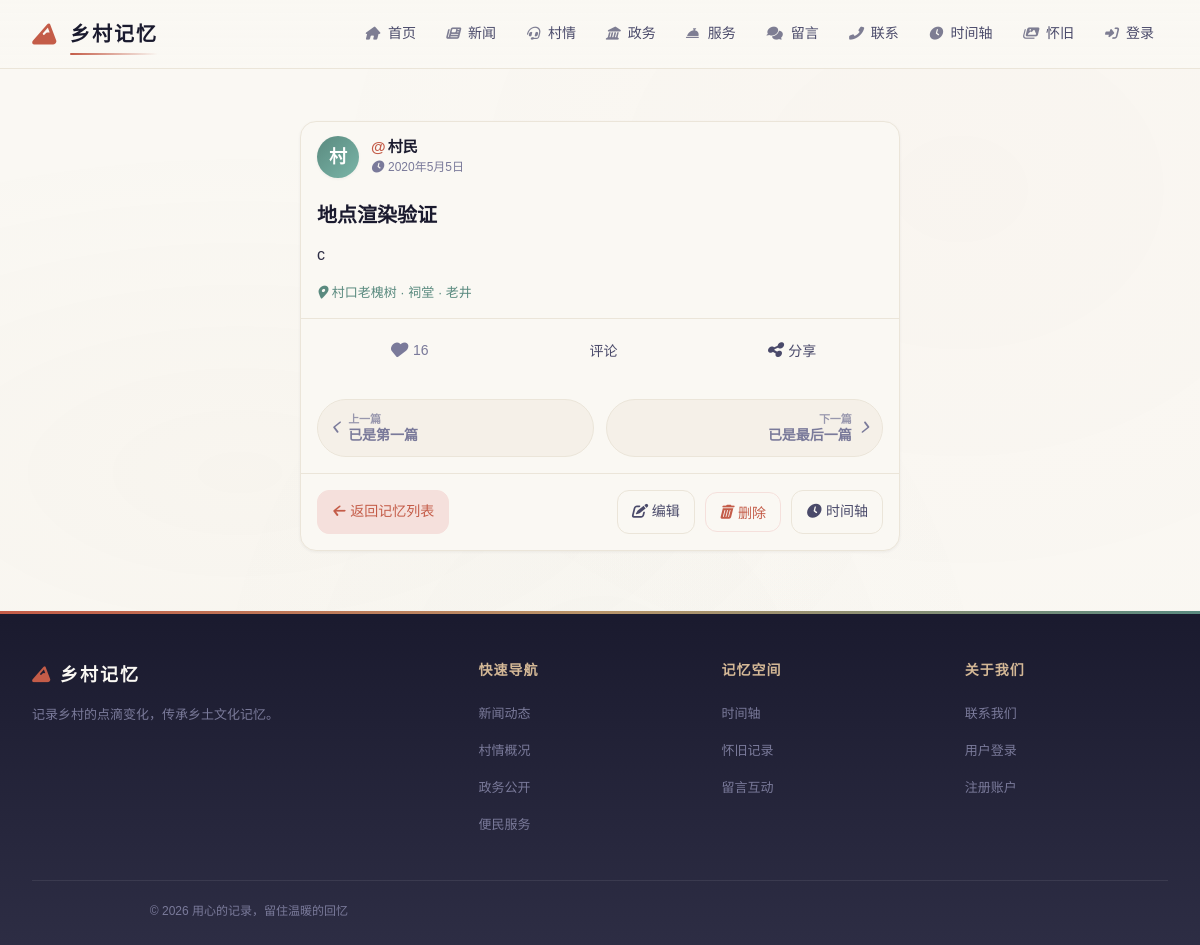
The page /memories/1 on the database as committed earlier.
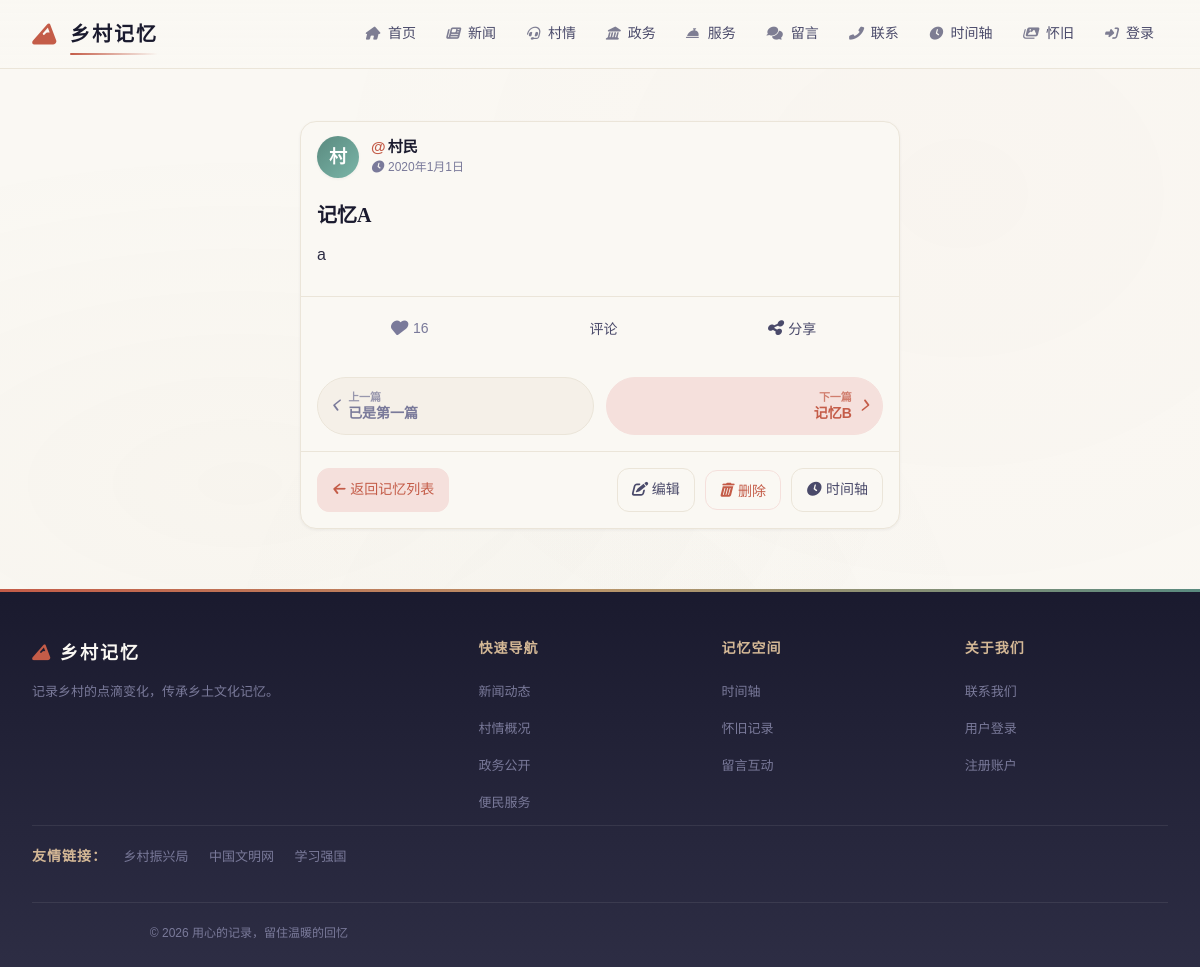
The same page on the database as committed later.
### models.py (models this page shows)
class Memory(db.Model):
    __tablename__ = "memories"
    id = db.Column(db.Integer, primary_key=True)
    title = db.Column(db.String(200), nullable=False)
    author_id = db.Column(db.Integer, db.ForeignKey("users.id"))
    content = db.Column(db.Text)
    reflection = db.Column(db.Text)
    memory_type = db.Column(db.String(20), default="text")
    date_recorded = db.Column(db.Date, default=lambda: datetime.utcnow().date())
    photo_urls = db.Column(db.Text, default="[]")
    video_urls = db.Column(db.Text, default="[]")
    audio_url = db.Column(db.String(500))
    audio_duration = db.Column(db.String(50))
    thumbnail = db.Column(db.String(500))
    people_involved = db.Column(db.Text, default="[]")
    locations = db.Column(db.Text, default="[]")
    tags = db.Column(db.Text, default="[]")
    is_public = db.Column(db.Boolean, default=True)
    create_time = db.Column(db.DateTime, default=datetime.utcnow)
    update_time = db.Column(
        db.DateTime, default=datetime.utcnow, onupdate=datetime.utcnow
    )
    def get_photos(self):
        return _json_list(self.photo_urls)
    def get_videos(self):
        return _json_list(self.video_urls)
    def get_tags(self):
        return _json_list(self.tags)
    def get_people(self):
        return _json_list(self.people_involved)
    def get_locations(self):
        return _json_list(self.locations)

class FriendLink(db.Model):
    __tablename__ = "friend_links"
    id = db.Column(db.Integer, primary_key=True)
    name = db.Column(db.String(100), nullable=False)  # 链接名称
    url = db.Column(db.String(255), default="")  # 跳转地址
    logo_url = db.Column(db.String(255), default="")  # 站点图标（可选）
    description = db.Column(db.Text, default="")  # 备注
    sort_order = db.Column(db.Integer, default=0)  # 排序
    is_active = db.Column(db.Boolean, default=True)  # 是否展示
    created_at = db.Column(db.DateTime, default=datetime.utcnow)

### routes/memories.py (the view)
@memories_bp.route("/memories/<int:mid>")
def memory_detail_page(mid):
    memory = Memory.query.get_or_404(mid)
    memory_data = {
        "id": memory.id,
        "title": memory.title,
        "content": memory.content,
        "date": str(memory.date_recorded) if memory.date_recorded else "",
        "type": memory.memory_type,
        "people": ", ".join(memory.get_people()) if memory.get_people() else "",
        "people_list": _resolve_people_list(
            memory.get_people(), {p.name: p.id for p in People.query.all()}
        ),
        "locations": memory.get_locations(),
        "feeling": memory.reflection,
        "photo_urls_list": memory.get_photos(),
        "video_urls_list": memory.get_videos(),
        "audio_url": memory.audio_url,
        "author": memory.author.username if memory.author else None,
        "tags": memory.get_tags(),
        "create_time": memory.create_time.isoformat() if memory.create_time else None,
    }
    prev_memory = Memory.query.filter(Memory.id < mid).order_by(
        Memory.id.desc()
    ).first()
    next_memory = Memory.query.filter(Memory.id > mid).order_by(
        Memory.id.asc()
    ).first()
    prev_data = (
        {"id": prev_memory.id, "title": prev_memory.title}
        if prev_memory
        else None
    )
    next_data = (
        {"id": next_memory.id, "title": next_memory.title}
        if next_memory
        else None
    )
    return render_template(
        "memory_detail.html", memory=memory_data, prev=prev_data, next=next_data
    )

### models.py (called while the page is built)
def _json_list(text):
    try:
        result = json.loads(text)
    except (json.JSONDecodeError, TypeError):
        return []
    return result if isinstance(result, list) else []

    @classmethod
    def get(cls):
        try:
            row = cls.query.first()
        except Exception:
            row = None
        if row is None:
            row = cls(id=1, **cls.default_values())
        return row

    @property
    def nav_items(self):
        try:
            items = json.loads(self.nav_menu) if self.nav_menu else []
        except (json.JSONDecodeError, TypeError):
            items = []
        if not isinstance(items, list):
            items = []
        items = [i for i in items if i.get("is_active", True)]
        items.sort(key=lambda x: x.get("sort_order", 0))
        return items

    @property
    def footer_link_groups(self):
        try:
            groups = json.loads(self.footer_links) if self.footer_links else []
        except (json.JSONDecodeError, TypeError):
            groups = []
        return groups if isinstance(groups, list) else []

### templates/memory_detail.html (shortened to what this page needs)
{% extends "base.html" %}
{% block content %}
{% set nick = (memory.people_list[0].name if memory.people_list else '村民') %}
{% set like_seed = (memory.id * 13 % 47) + 3 %}
{% set raw_date = memory.date if memory.date else (memory.create_time[:10] if memory.create_time else '') %}
{% if raw_date and raw_date|length >= 10 %}
  {% set time_text = raw_date[0:4] ~ '年' ~ raw_date[5:7]|int ~ '月' ~ raw_date[8:10]|int ~ '日' %}
{% else %}
  {% set time_text = '时光深处' %}
{% endif %}
<section class="memfeed md-page">
  <article class="feed-card md-card">
    <div class="feed-card-head">
      <div class="feed-avatar">{{ nick[0] }}</div>
      <div class="feed-id">
        <span class="feed-nick"><span class="md-at">@</span>{{ nick }}</span>
        <span class="feed-time">
          <i class="far fa-clock"></i> {{ time_text }}
        </span>
      </div>
    </div>
    <div class="feed-body">
      {% if memory.title %}<div class="md-title">{{ memory.title }}</div>{% endif %}
      {% if memory.content %}<div class="feed-content">{{ memory.content | safe }}</div>{% endif %}
      <div class="feed-meta">
        {% if memory.locations %}
        <span class="feed-loc"><i class="fas fa-map-marker-alt"></i> {{ memory.locations | join(' · ') }}</span>
        {% endif %}
      </div>
    </div>
    <div class="feed-actions">
      <button type="button" class="feed-act like-btn" data-count="{{ like_seed }}" aria-pressed="false">
        <i class="far fa-heart"></i><span class="like-count">{{ like_seed }}</span>
      </button>
      <button type="button" class="feed-act md-comment">
        <span>评论</span>
      </button>
      <button type="button" class="feed-act share-btn" data-id="{{ memory.id }}">
        <i class="fas fa-share-alt"></i><span>分享</span>
      </button>
    </div>
    <div class="md-nav">
      {% if prev %}
      <a class="md-nav-btn md-nav-prev" href="/memories/{{ prev.id }}" aria-label="上一篇：{{ prev.title }}">
        <i class="fas fa-chevron-left"></i>
        <span class="md-nav-txt">
          <span class="md-nav-label">上一篇</span>
          <span class="md-nav-title">{{ prev.title }}</span>
        </span>
      </a>
      {% else %}
      <span class="md-nav-btn md-nav-prev is-disabled" aria-disabled="true">
        <i class="fas fa-chevron-left"></i>
        <span class="md-nav-txt">
          <span class="md-nav-label">上一篇</span>
          <span class="md-nav-title">已是第一篇</span>
        </span>
      </span>
      {% endif %}
      {% if next %}
      <a class="md-nav-btn md-nav-next" href="/memories/{{ next.id }}" aria-label="下一篇：{{ next.title }}">
        <span class="md-nav-txt">
          <span class="md-nav-label">下一篇</span>
          <span class="md-nav-title">{{ next.title }}</span>
        </span>
        <i class="fas fa-chevron-right"></i>
      </a>
      {% else %}
      <span class="md-nav-btn md-nav-next is-disabled" aria-disabled="true">
        <span class="md-nav-txt">
          <span class="md-nav-label">下一篇</span>
          <span class="md-nav-title">已是最后一篇</span>
        </span>
        <i class="fas fa-chevron-right"></i>
      </span>
      {% endif %}
    </div>
    <div class="md-foot">
      <a class="md-foot-btn md-back" href="/memories"><i class="fas fa-arrow-left"></i> 返回记忆列表</a>
      <a class="md-foot-btn" href="/memories/{{ memory.id }}/edit"><i class="fas fa-edit"></i> 编辑</a>
      <button type="button" class="md-foot-btn md-del" onclick="deleteMemory({{ memory.id }})"><i class="fas fa-trash"></i> 删除</button>
      <a class="md-foot-btn" href="/timeline"><i class="fas fa-clock"></i> 时间轴</a>
    </div>
  </article>
</section>
{% endblock %}

### templates/base.html (shortened to what this page needs)
<!doctype html>
<html lang="zh-CN">
  <head>
    <link
      rel="stylesheet"
      href="{{ url_for('static', filename='font-awesome/css/all.min.css') }}"
    />
    <link rel="stylesheet" href="/static/css/style.css" />
  </head>
  <body class="{% if request.path.startswith('/admin') %}is-admin{% endif %}">
    <header class="site-header">
      <div class="header-inner">
        <a href="/" class="logo-area">
          {% if site_config and site_config.logo_url %}
          <img src="{{ site_config.logo_url }}" alt="{{ site_config.logo_name or 'logo' }}" style="height: 28px; border-radius: 6px;" />
          {% else %}
          <i class="{{ site_config.logo_icon if site_config and site_config.logo_icon else 'fas fa-mountain' }}"></i>
          <span>{{ site_config.logo_name if site_config and site_config.logo_name else '乡村记忆' }}</span>
          {% endif %}
        </a>
        <ul class="nav-links" id="navLinks">
          {% if site_config %}
          {% for item in site_config.nav_items %}
          <li>
            <a href="{{ item.url }}"><i class="{{ item.icon or 'fas fa-circle' }}"></i> {{ item.label }}</a>
          </li>
          {% endfor %}
          {% endif %}
          {% if session['user'] %}
          <li>
            <a href="/logout"><i class="fas fa-sign-out-alt"></i> 退出</a>
          </li>
          {% else %}
          <li>
            <a href="/login"><i class="fas fa-sign-in-alt"></i> 登录</a>
          </li>
          {% endif %}
        </ul>
      </div>
    </header>
    <main class="container">
       {% block content %}{% endblock %}
    </main>
    <footer>
      <div class="footer-inner">
        <div>
          <div class="footer-brand">
            {% if site_config and site_config.logo_icon %}<i class="{{ site_config.logo_icon }}" style="margin-right: 8px; color: var(--cinnabar)"></i>{% endif %}{{ site_config.footer_brand if site_config and site_config.footer_brand else '乡村记忆' }}
          </div>
          <p class="footer-desc">
            {{ site_config.footer_about if site_config and site_config.footer_about else '记录乡村的点滴变化，传承乡土文化记忆。<br />让每一份乡愁都有处安放，让每一个故事都被铭记。' }}
          </p>
        </div>
        {% for group in (site_config.footer_link_groups if site_config else []) %}
        <div>
          <div class="footer-title">{{ group.title }}</div>
          <ul class="footer-links">
            {% for link in group.links %}
            <li><a href="{{ link.url }}">{{ link.label }}</a></li>
            {% endfor %}
          </ul>
        </div>
        {% endfor %}
      </div>
      {% if friend_links %}
      <div class="footer-friends" style="border-top: 1px solid rgba(255, 255, 255, 0.08); padding-top: 16px; margin-bottom: 8px;">
        <span class="footer-title" style="margin-right: 12px;">友情链接：</span>
        {% for fl in friend_links %}
        <a href="{{ fl.url }}" target="_blank" rel="noopener noreferrer" style="margin-right: 16px; color: var(--ink-muted); font-size: 13px;">{{ fl.name }}</a>
        {% endfor %}
      </div>
      {% endif %}
      <div class="footer-bottom">
        <p>&copy; {{ now.year }} {{ site_config.footer_copyright if site_config and site_config.footer_copyright else '乡村记忆系统 | 用心的记录，留住温暖的回忆' }}</p>
      </div>
    </footer>
  </body>
</html>

Rows that differ between the two databases and show on the page:
changed Memory: title "地点渲染验证" → "记忆A"
added Memory: title "记忆B"
added FriendLink: name "乡村振兴局"
added FriendLink: name "中国文明网"
added FriendLink: name "学习强国"
Other text that changed with them:
{{ time_text }}: "2020年5月5日" → "2020年1月1日"
{{ memory.content | safe }}: "c" → "a"
{{ memory.locations | join(' · ') }}: "村口老槐树 · 祠堂 · 老井" → (not shown)
text no longer shown: "已是最后一篇"
text now shown: "友情链接："
